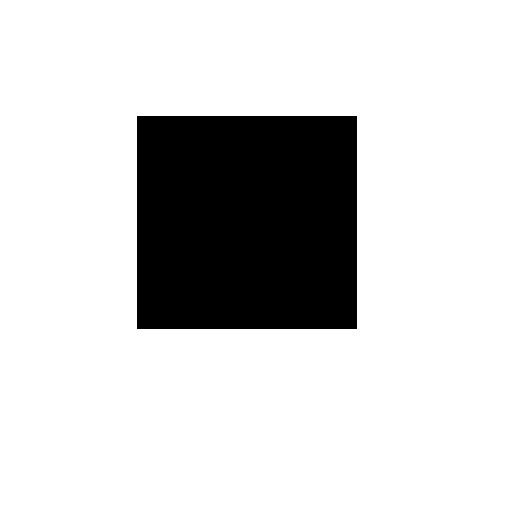
#> input picture data/rect.jpg, 512 x 512 px, found by its file name
$ python 37_houghLine.py
#> lines starting #> are read from the running program, lines starting #| are printed output that depends on the picture; after the words box and inside, x2 and y2 are one past the last pixel; in counts of white or black regions, pixels touching at a corner belong together; long printed decimals are rounded
import cv2
import numpy as np

src = cv2.imread('../data/rect.jpg')
#> src is the input picture: shape (512, 512, 3); min 0, max 255, mean 209.4
gray = cv2.cvtColor(src,cv2.COLOR_BGR2GRAY)

edges = cv2.Canny(gray, 50, 100)
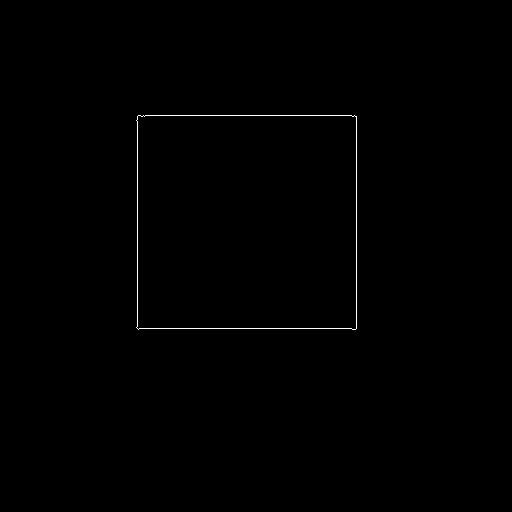
#> edges: shape (512, 512); 0.33% white in thin lines or dots, all inside (x1, y1, x2, y2) = (136, 115, 357, 330)
#rho=1 픽셀 1단위로, 180도
lines = cv2.HoughLines(edges, rho=1, theta=np.pi/180.0, threshold=100)
#> lines = [[328, 1.57], [356, 0], [115, 1.57], [137, 0]]

print('lines.shape=', lines.shape) #(4,1,2) 2는 로와 세타 쌍
#| lines.shape= (4, 1, 2)
print('lines=', lines)
#| lines= [[[328.          1.571]]
#|  [[356.          0.       ]]
#|  [[115.          1.571]]
#|  [[137.          0.       ]]]

for line in lines:
    rho, theta   = line[0]
    c = np.cos(theta)
    s = np.sin(theta)

    #양 끝점을 찾아내야한다, 호프는 로랑 세타만 알려줌
    #x0, y0는 원점에서 직선에 수직을 내린 지점
    x0 = c*rho
    y0 = s*rho

    x1 = int(x0 + 1000*(-s))
    y1 = int(y0 + 1000*(c))

    x2 = int(x0 - 1000*(-s))
    y2 = int(y0 - 1000*(c))

    cv2.line(src, (x1,y1), (x2,y2), (0,255,255), 2)
#> this loop made 4 passes
#> (rho, theta, c, s, x0, y0, x1, y1) on passes 1 to 4: (328, 1.57, -4.37e-08, 1, -1.43e-05, 328, -1000, 327), (356, 0, 1, 0, 356, 0, 356, 1000), (115, 1.57, -4.37e-08, 1, -5.03e-06, 115, -1000, 114), (137, 0, 1, 0, 137, 0, 137, 1000)
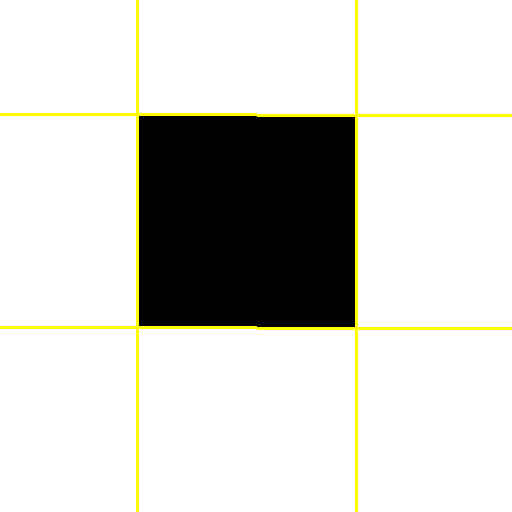
#> src: shape (512, 512, 3); 2.33% of pixels changed, all inside (x1, y1, x2, y2) = (0, 0, 512, 512)

cv2.imshow('edges',  edges)
cv2.imshow('src',  src)
cv2.waitKey()
cv2.destroyAllWindows()

$ run again, with data/CornerTest.jpg copied over data/rect.jpg
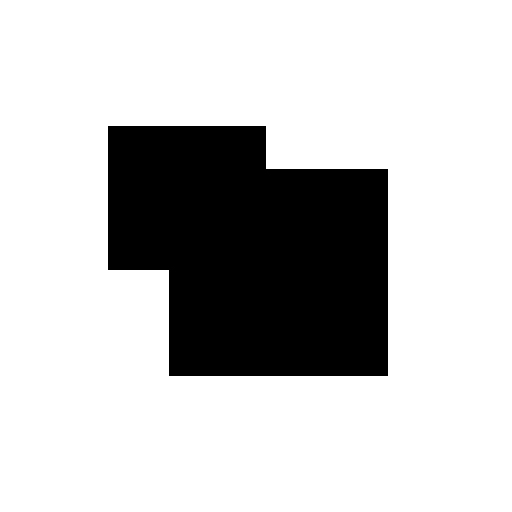
#> input picture data/CornerTest.jpg, 512 x 512 px, found by its file name
#> src is the input picture: shape (512, 512, 3); min 0, max 255, mean 198.3
#> `edges = cv2.Canny(gray, 50, 100)`:
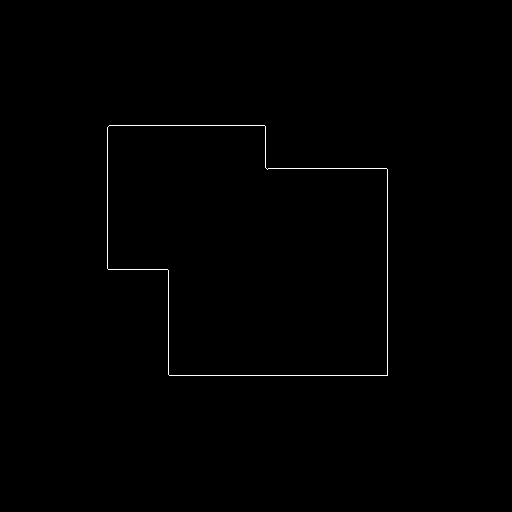
#> edges: shape (512, 512); 0.4% white in thin lines or dots, all inside (x1, y1, x2, y2) = (107, 125, 388, 376)
#> lines = [[375, 1.57], [387, 0], [125, 1.57], [107, 0], [168, 1.57], [168, 0]]
#| lines.shape= (6, 1, 2)
#| lines= [[[375.          1.571]]
#|  [[387.          0.       ]]
#|  [[125.          1.571]]
#|  [[107.          0.       ]]
#|  [[168.          1.571]]
#|  [[168.          0.       ]]]
#> the loop `for line in lines:` made 6 passes
#> (rho, theta, c, s, x0, y0, x1, y1) on passes 1 to 6: (375, 1.57, -4.37e-08, 1, -1.64e-05, 375, -1000, 374), (387, 0, 1, 0, 387, 0, 387, 1000), (125, 1.57, -4.37e-08, 1, -5.46e-06, 125, -1000, 124), (107, 0, 1, 0, 107, 0, 107, 1000), (168, 1.57, -4.37e-08, 1, -7.34e-06, 168, -1000, 167), (168, 0, 1, 0, 168, 0, 168, 1000)
#> after the loop `for line in lines:`:
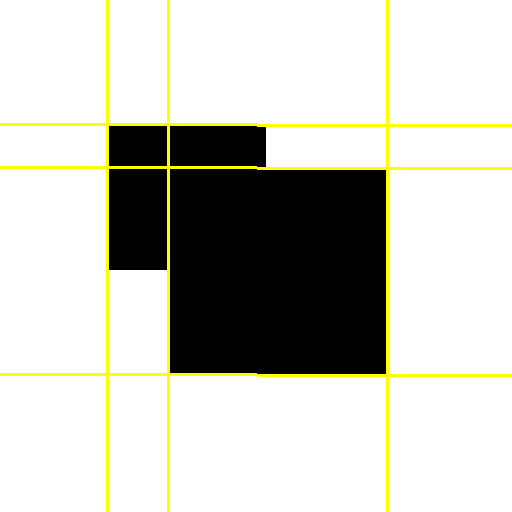
#> src: shape (512, 512, 3); 3.48% of pixels changed, all inside (x1, y1, x2, y2) = (0, 0, 512, 512)
